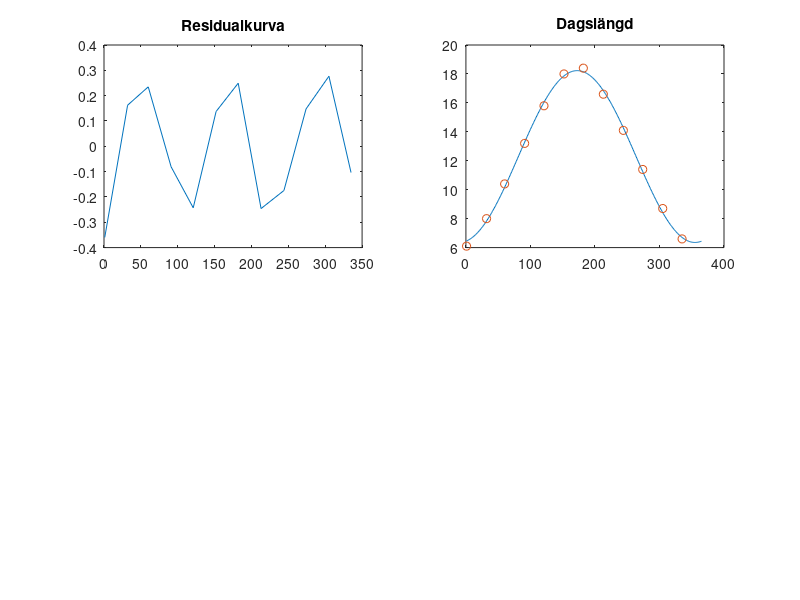

MATLAB code to generate this figure: (Note: this script raises an error after producing the figure.)
disp('Uppgift 2 b)');

clf;

T = [1 32 60 91, 121, 152, 182, 213, 244 274 305 335]';
Y = [6.1 8.0 10.4 13.2, 15.8, 18.0, 18.4, 16.6, 14.1 11.4 8.7 6.6]';

t = 365;
omega = 2*pi/t;

A = [ones(size(T)) cos(T*omega) sin(T*omega)];
c = A\Y;

yanp = A*c;
r = Y - yanp;
felkvsum = r'*r;

disp('Felkvadratsumma:');
disp(felkvsum);


subplot(2, 2, 1);
plot(T, r), title('Residualkurva');

subplot(2, 2, 2);
range = 1:365';
fn = c(1)+c(2)*cos(omega*range)+c(3)*sin(omega*range);

plot(range, fn, T, Y, 'o'), title('Dagslängd');

disp('Nationaldagens längd:');
disp(fn(156));

k = 2;
fn = c(1) + c(2)*cos(omega*range) + c(3)*sin(omega*range) + c(4)*cos(k*omega*range) + c(5)*sin(k*omega*range);
plot(range, fn);
